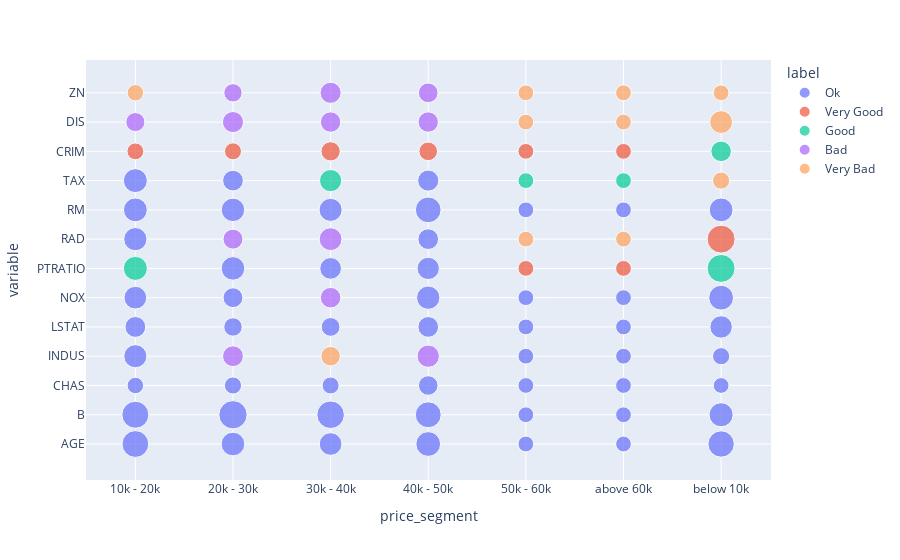

Here is the notebook cell this chart was saved with:
### Code cell
import plotly.express as px
fig = px.scatter(data, x="price_segment", y="variable", color="label",
                 size=(data['value_percent'])*350 + 150, hover_data=['value'])
fig.show()

### Figure 1 — Plotly figure (JSON) as saved in the notebook; plotly's stock layout.template omitted (floating-point values rounded to 4 significant figures)
{"data": [{"customdata": [[84.92], [55.45], [51.28], [66.28], [98], [34], [94.57], [330.5], [382.5], [390.3], [383.7], [343], [343], [231.2], [0.04167], [0.07692], [0.07407], [0.2258], [0], [0], [0], [14.44], [12.5], [12.7], [18.9], [17.46], [9.821], [6.069], [4.161], [21], [76], [26.36], [0.6143], [0.5084], [0.5338], [0.561], [0.561], [0.6912], [18.29], [16.55], [16.1], [12.46], [8.065], [5.939], [6.26], [7.085], [7.647], [6.123], [6.222], [5.728], [482.4], [350.6], [352.4]], "hovertemplate": "label=Ok<br>price_segment=%{x}<br>variable=%{y}<br>size=%{marker.size}<br>value=%{customdata[0]}<extra></extra>", "legendgroup": "Ok", "marker": {"color": "#636efa", "size": [433.5, 339, 311, 370.5, 150, 150, 419.5, 440.5, 482.5, 458, 405.5, 150, 150, 349.5, 164, 178, 174.5, 230.5, 150, 150, 150, 321.5, 150, 150, 178, 262, 206, 213, 258.5, 150, 150, 304, 311, 237.5, 328.5, 150, 150, 370.5, 335.5, 283, 300.5, 325, 258.5, 342.5, 332, 321.5, 398.5, 150, 150, 342.5, 346, 258.5, 269], "sizemode": "area", "sizeref": 1.206, "symbol": "circle"}, "mode": "markers", "name": "Ok", "orientation": "v", "showlegend": true, "type": "scatter", "x": ["10k - 20k", "20k - 30k", "30k - 40k", "40k - 50k", "50k - 60k", "above 60k", "below 10k", "10k - 20k", "20k - 30k", "30k - 40k", "40k - 50k", "50k - 60k", "above 60k", "below 10k", "10k - 20k", "20k - 30k", "30k - 40k", "40k - 50k", "50k - 60k", "above 60k", "below 10k", "10k - 20k", "50k - 60k", "above 60k", "below 10k", "10k - 20k", "20k - 30k", "30k - 40k", "40k - 50k", "50k - 60k", "above 60k", "below 10k", "10k - 20k", "20k - 30k", "40k - 50k", "50k - 60k", "above 60k", "below 10k", "20k - 30k", "30k - 40k", "40k - 50k", "10k - 20k", "40k - 50k", "10k - 20k", "20k - 30k", "30k - 40k", "40k - 50k", "50k - 60k", "above 60k", "below 10k", "10k - 20k", "20k - 30k", "40k - 50k"], "xaxis": "x", "y": ["AGE", "AGE", "AGE", "AGE", "AGE", "AGE", "AGE", "B", "B", "B", "B", "B", "B", "B", "CHAS", "CHAS", "CHAS", "CHAS", "CHAS", "CHAS", "CHAS", "INDUS", "INDUS", "INDUS", "INDUS", "LSTAT", "LSTAT", "LSTAT", "LSTAT", "LSTAT", "LSTAT", "LSTAT", "NOX", "NOX", "NOX", "NOX", "NOX", "NOX", "PTRATIO", "PTRATIO", "PTRATIO", "RAD", "RAD", "RM", "RM", "RM", "RM", "RM", "RM", "RM", "TAX", "TAX", "TAX"], "yaxis": "y"}, {"customdata": [[5.35], [1.038], [0.1789], [1.555], [0.4443], [0.7776], [23], [23], [22.33]], "hovertemplate": "label=Very Good<br>price_segment=%{x}<br>variable=%{y}<br>size=%{marker.size}<br>value=%{customdata[0]}<extra></extra>", "legendgroup": "Very Good", "marker": {"color": "#EF553B", "size": [171, 174.5, 223.5, 209.5, 150, 150, 150, 150, 472], "sizemode": "area", "sizeref": 1.206, "symbol": "circle"}, "mode": "markers", "name": "Very Good", "orientation": "v", "showlegend": true, "type": "scatter", "x": ["10k - 20k", "20k - 30k", "30k - 40k", "40k - 50k", "50k - 60k", "above 60k", "50k - 60k", "above 60k", "below 10k"], "xaxis": "x", "y": ["CRIM", "CRIM", "CRIM", "CRIM", "CRIM", "CRIM", "PTRATIO", "PTRATIO", "RAD"], "yaxis": "y"}, {"customdata": [[22.06], [19.4], [20.19], [278], [320], [329]], "hovertemplate": "label=Good<br>price_segment=%{x}<br>variable=%{y}<br>size=%{marker.size}<br>value=%{customdata[0]}<extra></extra>", "legendgroup": "Good", "marker": {"color": "#00cc96", "size": [255, 349.5, 472, 297, 150, 150], "sizemode": "area", "sizeref": 1.206, "symbol": "circle"}, "mode": "markers", "name": "Good", "orientation": "v", "showlegend": true, "type": "scatter", "x": ["below 10k", "10k - 20k", "below 10k", "30k - 40k", "50k - 60k", "above 60k"], "xaxis": "x", "y": ["CRIM", "PTRATIO", "PTRATIO", "TAX", "TAX", "TAX"], "yaxis": "y"}, {"customdata": [[3.077], [4.461], [4.892], [3.366], [9.481], [8.707], [0.473], [6.88], [4.278], [12.62], [34.49], [22.4]], "hovertemplate": "label=Bad<br>price_segment=%{x}<br>variable=%{y}<br>size=%{marker.size}<br>value=%{customdata[0]}<extra></extra>", "legendgroup": "Bad", "marker": {"color": "#ab63fa", "size": [220, 269, 251.5, 251.5, 262, 300.5, 255, 241, 314.5, 202.5, 269, 234], "sizemode": "area", "sizeref": 1.206, "symbol": "circle"}, "mode": "markers", "name": "Bad", "orientation": "v", "showlegend": true, "type": "scatter", "x": ["10k - 20k", "20k - 30k", "30k - 40k", "40k - 50k", "20k - 30k", "40k - 50k", "30k - 40k", "20k - 30k", "30k - 40k", "20k - 30k", "30k - 40k", "40k - 50k"], "xaxis": "x", "y": ["DIS", "DIS", "DIS", "DIS", "INDUS", "INDUS", "NOX", "RAD", "RAD", "ZN", "ZN", "ZN"], "yaxis": "y"}, {"customdata": [[2.987], [2.543], [1.699], [3.804], [3], [3], [669.8], [2.956], [0], [0], [0]], "hovertemplate": "label=Very Bad<br>price_segment=%{x}<br>variable=%{y}<br>size=%{marker.size}<br>value=%{customdata[0]}<extra></extra>", "legendgroup": "Very Bad", "marker": {"color": "#FFA15A", "size": [150, 150, 314.5, 230.5, 150, 150, 178, 164, 150, 150, 150], "sizemode": "area", "sizeref": 1.206, "symbol": "circle"}, "mode": "markers", "name": "Very Bad", "orientation": "v", "showlegend": true, "type": "scatter", "x": ["50k - 60k", "above 60k", "below 10k", "30k - 40k", "50k - 60k", "above 60k", "below 10k", "10k - 20k", "50k - 60k", "above 60k", "below 10k"], "xaxis": "x", "y": ["DIS", "DIS", "DIS", "INDUS", "RAD", "RAD", "TAX", "ZN", "ZN", "ZN", "ZN"], "yaxis": "y"}], "layout": {"legend": {"itemsizing": "constant", "title": {"text": "label"}, "tracegroupgap": 0}, "margin": {"t": 60}, "xaxis": {"anchor": "y", "domain": [0, 1], "title": {"text": "price_segment"}}, "yaxis": {"anchor": "x", "domain": [0, 1], "title": {"text": "variable"}}}}
